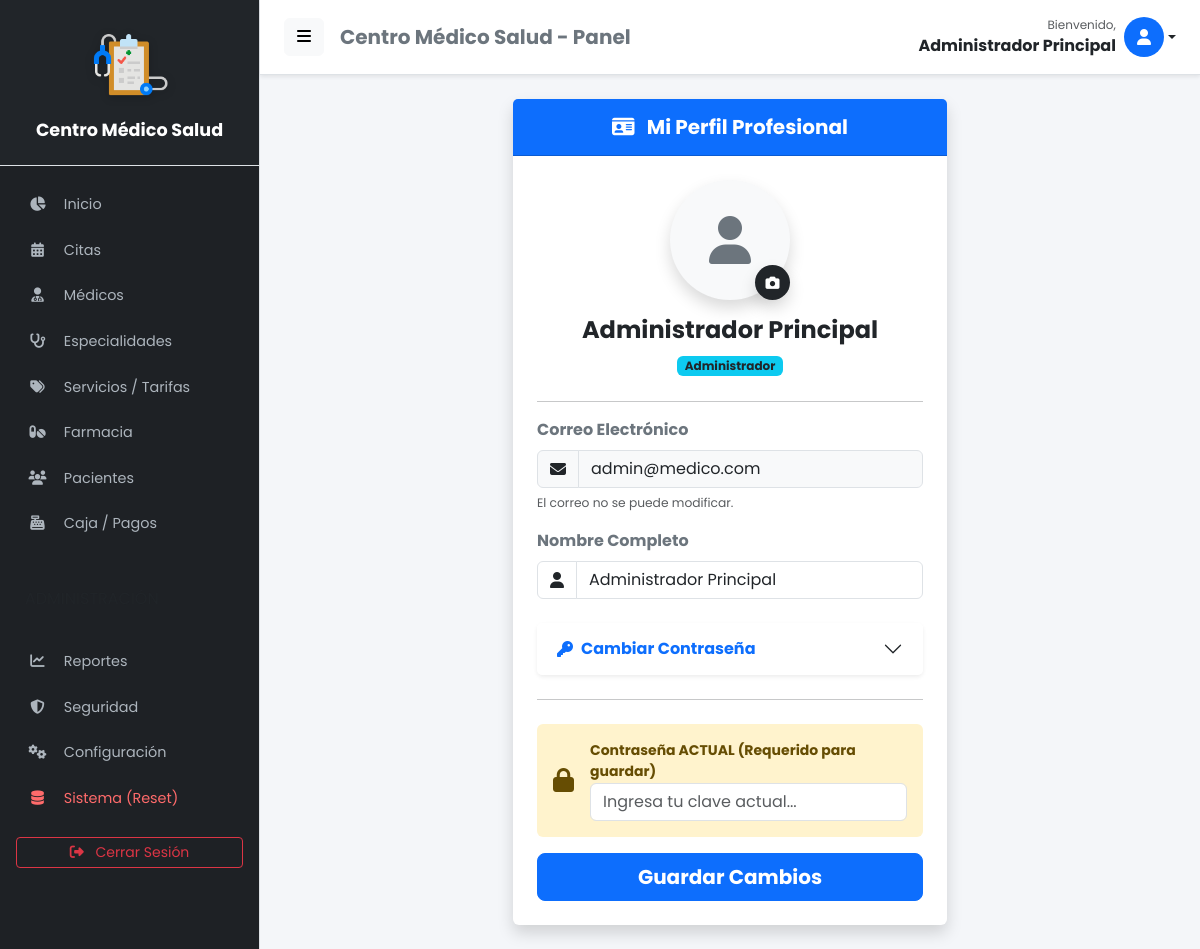
Screenshot of /perfil (signed in) with the database file from the repository.
### tables this page shows
CREATE TABLE IF NOT EXISTS `configuracion` (
  `id` int NOT NULL,
  `nombre_clinica` varchar(100) DEFAULT NULL,
  `direccion` varchar(255) DEFAULT NULL,
  `telefono` varchar(50) DEFAULT NULL,
  `email` varchar(100) DEFAULT NULL,
  `moneda` varchar(5) DEFAULT 'S/.',
  `logo` varchar(255) DEFAULT NULL,
  PRIMARY KEY (`id`)
);

CREATE TABLE IF NOT EXISTS `usuarios` (
  `id_usuario` int NOT NULL AUTO_INCREMENT,
  `nombre` varchar(100) NOT NULL,
  `documento_identidad` varchar(20) DEFAULT NULL,
  `email` varchar(100) NOT NULL,
  `telefono` varchar(20) DEFAULT NULL,
  `grupo_sanguineo` varchar(5) DEFAULT NULL,
  `alergias` text,
  `enfermedades_cronicas` text,
  `password` varchar(255) NOT NULL,
  `avatar` varchar(255) DEFAULT NULL,
  `id_rol` int DEFAULT NULL,
  `estado` tinyint(1) DEFAULT '1',
  `fecha_creacion` timestamp NULL DEFAULT CURRENT_TIMESTAMP,
  PRIMARY KEY (`id_usuario`),
  UNIQUE KEY `email` (`email`),
  KEY `id_rol` (`id_rol`),
  CONSTRAINT `usuarios_ibfk_1` FOREIGN KEY (`id_rol`) REFERENCES `roles` (`id_rol`)
);

CREATE TABLE IF NOT EXISTS `roles` (
  `id_rol` int NOT NULL AUTO_INCREMENT,
  `nombre` varchar(50) NOT NULL,
  PRIMARY KEY (`id_rol`)
);

### app/controllers/PerfilController.php (called while the page is built, shortened)
<?php
require_once APP_ROOT . '/models/Usuario.php';
class PerfilController {
    public function index() {
        $database = new Database();
        $db = $database->connect();
        $usuarioModel = new Usuario($db);
        $usuario = $usuarioModel->getById($_SESSION['user_id']);
        require_once APP_ROOT . '/views/admin/perfil.php';
    }
}

### app/models/Configuracion.php (called while the page is built, shortened)
<?php
class Configuracion {
    private $conn;
    private $table = 'configuracion';
    public function __construct($db) {
        $this->conn = $db;
    }
    public function obtener() {
        $query = "SELECT * FROM " . $this->table . " WHERE id = 1";
        $stmt = $this->conn->prepare($query);
        $stmt->execute();
        return $stmt->fetch(PDO::FETCH_ASSOC);
    }
}

### app/models/Usuario.php (called while the page is built, shortened)
<?php
class Usuario {
    private $conn;
    private $table = 'usuarios';
    public function __construct($db) {
        $this->conn = $db;
    }
    public function getById($id) {
        $query = 'SELECT u.id_usuario, u.nombre, u.email, u.password, u.avatar, r.nombre as rol_nombre
                  FROM ' . $this->table . ' u
                  JOIN roles r ON u.id_rol = r.id_rol
                  WHERE u.id_usuario = :id LIMIT 1';
        $stmt = $this->conn->prepare($query);
        $stmt->bindParam(':id', $id);
        $stmt->execute();
        return $stmt->fetch(PDO::FETCH_ASSOC);
    }
}

### app/views/admin/perfil.php (the view, shortened to what this page needs)
<?php require_once APP_ROOT . '/views/layouts/header.php'; ?>
<div class="row justify-content-center">
    <div class="col-md-8 col-lg-6">
        <div class="card shadow border-0">
            <div class="card-header bg-primary text-white py-3 text-center">
                <h5 class="mb-0 fw-bold"><i class="fas fa-id-card me-2"></i> Mi Perfil Profesional</h5>
            </div>
            <div class="card-body p-4">
                <form action="<?php echo BASE_URL; ?>/perfil/actualizar" method="POST" enctype="multipart/form-data">
                    <div class="text-center mb-4">
                        <div class="position-relative d-inline-block">
                            <?php if(!empty($usuario['avatar'])): ?>
                                <img src="<?php echo BASE_URL; ?>/uploads/<?php echo $usuario['avatar']; ?>" class="rounded-circle shadow border border-3 border-white" style="width: 120px; height: 120px; object-fit: cover;">
                            <?php else: ?>
                                <div class="bg-light rounded-circle shadow d-flex align-items-center justify-content-center text-secondary" style="width: 120px; height: 120px; font-size: 3rem;">
                                    <i class="fas fa-user"></i>
                                </div>
                            <?php endif; ?>
                            <label for="avatarInput" class="position-absolute bottom-0 end-0 bg-dark text-white rounded-circle p-2 shadow" style="cursor: pointer; width: 35px; height: 35px; display: flex; align-items: center; justify-content: center;">
                                <i class="fas fa-camera small"></i>
                            </label>
                        </div>
                        <h4 class="mt-3 fw-bold"><?php echo $usuario['nombre']; ?></h4>
                        <span class="badge bg-info text-dark"><?php echo $usuario['rol_nombre']; ?></span>
                    </div>
                    <hr>
                    <div class="mb-3">
                        <label class="form-label fw-bold text-secondary">Correo Electrónico</label>
                        <div class="input-group">
                            <span class="input-group-text bg-light"><i class="fas fa-envelope"></i></span>
                            <input type="text" class="form-control bg-light" value="<?php echo $usuario['email']; ?>" readonly>
                        </div>
                        <div class="form-text text-muted"><small>El correo no se puede modificar.</small></div>
                    </div>
                    <div class="mb-3">
                        <label class="form-label fw-bold text-secondary">Nombre Completo</label>
                        <div class="input-group">
                            <span class="input-group-text bg-white"><i class="fas fa-user"></i></span>
                            <input type="text" name="nombre" class="form-control" value="<?php echo $usuario['nombre']; ?>" required>
                        </div>
                    </div>
                    <div class="accordion mt-4" id="accordionPass">
                        <div class="accordion-item border-0 shadow-sm">
                            <h2 class="accordion-header">
                                <button class="accordion-button collapsed fw-bold text-primary" type="button" data-bs-toggle="collapse" data-bs-target="#collapsePass">
                                    <i class="fas fa-key me-2"></i> Cambiar Contraseña
                                </button>
                            </h2>
                        </div>
                    </div>
                    <hr class="my-4">
                    <div class="alert alert-warning border-0 d-flex align-items-center">
                        <i class="fas fa-lock me-3 fs-4"></i>
                        <div>
                            <label class="fw-bold small">Contraseña ACTUAL (Requerido para guardar)</label>
                            <input type="password" name="password_actual" class="form-control" required placeholder="Ingresa tu clave actual...">
                        </div>
                    </div>
                    <div class="d-grid">
                        <button type="submit" class="btn btn-primary btn-lg fw-bold">Guardar Cambios</button>
                    </div>
                </form>
            </div>
        </div>
    </div>
</div>
<?php require_once APP_ROOT . '/views/layouts/footer.php'; ?>

### app/views/layouts/header.php (shortened to what this page needs)
<?php
$rol = $_SESSION['user_role_id'] ?? 0;
$nombreUsuario = $_SESSION['user_name'] ?? 'Usuario';
$db_header = new Database();
$conn_header = $db_header->connect();
$configModel_header = new Configuracion($conn_header);
$empresa_header = $configModel_header->obtener();
$nombre_app = !empty($empresa_header['nombre_clinica']) ? $empresa_header['nombre_clinica'] : 'Centro Médico Salud';
$logo_app = !empty($empresa_header['logo']) ? $empresa_header['logo'] : null;
?>
<!DOCTYPE html>
<html lang="es">
<head>
    <link href="https://cdn.jsdelivr.net/npm/bootstrap@5.3.0/dist/css/bootstrap.min.css" rel="stylesheet">
    <link rel="stylesheet" href="https://cdnjs.cloudflare.com/ajax/libs/font-awesome/6.4.0/css/all.min.css">
    <link rel="stylesheet" href="https://cdn.datatables.net/1.13.4/css/dataTables.bootstrap5.min.css">
    <link rel="stylesheet" href="https://cdn.datatables.net/buttons/2.3.6/css/buttons.bootstrap5.min.css">
    <link href="https://cdn.jsdelivr.net/npm/select2@4.1.0-rc.0/dist/css/select2.min.css" rel="stylesheet" />
    <link rel="stylesheet" href="https://cdn.jsdelivr.net/npm/sweetalert2@11/dist/sweetalert2.min.css">
</head>
<body>
    <div class="d-flex" id="wrapper">
        <div class="border-end" id="sidebar-wrapper">
            <div class="sidebar-heading border-bottom bg-dark sidebar-logo-container">
                <?php if ($logo_app && file_exists(APP_ROOT . '/../public/uploads/' . $logo_app)): ?>
                    <img src="<?php echo BASE_URL; ?>/uploads/<?php echo htmlspecialchars($logo_app); ?>" alt="Logo"
                        class="sidebar-logo-img">
                <?php else: ?>
                    <div class="mb-2"><i class="fas fa-hospital-user fa-2x text-light"></i></div>
                <?php endif; ?>
                <div class="sidebar-title mt-2"><?php echo htmlspecialchars($nombre_app); ?></div>
            </div>
            <div class="list-group list-group-flush pt-3">
                <a href="<?php echo BASE_URL; ?>/home"
                    class="list-group-item list-group-item-action <?php echo strpos($_SERVER['REQUEST_URI'], '/home') !== false ? 'active' : ''; ?>">
                    <i class="fas fa-chart-pie"></i> Inicio
                </a>
                <a href="<?php echo BASE_URL; ?>/citas"
                    class="list-group-item list-group-item-action <?php echo strpos($_SERVER['REQUEST_URI'], '/citas') !== false ? 'active' : ''; ?>">
                    <i class="fas fa-calendar-alt"></i> Citas
                </a>
                <?php if ($rol == 1 || $rol == 4): ?>
                    <a href="<?php echo BASE_URL; ?>/medicos"
                        class="list-group-item list-group-item-action <?php echo strpos($_SERVER['REQUEST_URI'], '/medicos') !== false ? 'active' : ''; ?>">
                        <i class="fas fa-user-md"></i> Médicos
                    </a>
                    <a href="<?php echo BASE_URL; ?>/especialidades"
                        class="list-group-item list-group-item-action <?php echo strpos($_SERVER['REQUEST_URI'], '/especialidades') !== false ? 'active' : ''; ?>">
                        <i class="fas fa-stethoscope"></i> Especialidades
                    </a>
                    <a href="<?php echo BASE_URL; ?>/servicios"
                        class="list-group-item list-group-item-action <?php echo strpos($_SERVER['REQUEST_URI'], '/servicios') !== false ? 'active' : ''; ?>">
                        <i class="fas fa-tags"></i> Servicios / Tarifas
                    </a>
                    <a href="<?php echo BASE_URL; ?>/medicamentos"
                        class="list-group-item list-group-item-action <?php echo strpos($_SERVER['REQUEST_URI'], '/medicamentos') !== false ? 'active' : ''; ?>">
                        <i class="fas fa-pills"></i> Farmacia
                    </a>
                <?php endif; ?>
                <a href="<?php echo BASE_URL; ?>/pacientes"
                    class="list-group-item list-group-item-action <?php echo strpos($_SERVER['REQUEST_URI'], '/pacientes') !== false ? 'active' : ''; ?>">
                    <i class="fas fa-users"></i> Pacientes
                </a>
                <?php if ($rol == 1 || $rol == 4): ?>
                    <a href="<?php echo BASE_URL; ?>/caja"
                        class="list-group-item list-group-item-action <?php echo strpos($_SERVER['REQUEST_URI'], '/caja') !== false ? 'active' : ''; ?>">
                        <i class="fas fa-cash-register"></i> Caja / Pagos
                    </a>
                <?php endif; ?>
                <?php if ($rol == 1): ?>
                    <div class="sidebar-heading text-uppercase fs-6 text-muted mt-3 mb-1"
                        style="font-size: 0.75rem; padding-left: 25px; text-align: left;">Administración</div>
                    <a href="<?php echo BASE_URL; ?>/reportes"
                        class="list-group-item list-group-item-action <?php echo strpos($_SERVER['REQUEST_URI'], '/reportes') !== false ? 'active' : ''; ?>">
                        <i class="fas fa-chart-line"></i> Reportes
                    </a>
                    <a href="<?php echo BASE_URL; ?>/auditoria"
                        class="list-group-item list-group-item-action <?php echo strpos($_SERVER['REQUEST_URI'], '/auditoria') !== false ? 'active' : ''; ?>">
                        <i class="fas fa-shield-alt"></i> Seguridad
                    </a>
                    <a href="<?php echo BASE_URL; ?>/configuracion"
                        class="list-group-item list-group-item-action <?php echo strpos($_SERVER['REQUEST_URI'], '/configuracion') !== false ? 'active' : ''; ?>">
                        <i class="fas fa-cogs"></i> Configuración
                    </a>
                    <a href="<?php echo BASE_URL; ?>/sistema"
                        class="list-group-item list-group-item-action item-danger <?php echo strpos($_SERVER['REQUEST_URI'], '/sistema') !== false ? 'active' : ''; ?>">
                        <i class="fas fa-database"></i> Sistema (Reset)
                    </a>
                <?php endif; ?>
            </div>
            <div class="mt-auto p-3">
                <a href="<?php echo BASE_URL; ?>/auth/logout" class="btn btn-outline-danger w-100 btn-sm">
                    <i class="fas fa-sign-out-alt me-2"></i> Cerrar Sesión
                </a>
            </div>
        </div>
        <div id="page-content-wrapper">
            <nav class="navbar navbar-expand-lg navbar-light bg-white border-bottom py-3 px-4">
                <div class="d-flex align-items-center w-100">
                    <button class="btn btn-light" id="menu-toggle"><i class="fas fa-bars"></i></button>
                    <h5 class="ms-3 mb-0 text-secondary fw-bold d-none d-sm-block">
                        <?php echo htmlspecialchars($nombre_app); ?> - Panel</h5>
                    <div class="ms-auto dropdown">
                        <a href="#" class="d-flex align-items-center text-decoration-none dropdown-toggle text-dark"
                            id="dropdownUser1" data-bs-toggle="dropdown" aria-expanded="false">
                            <div class="text-end me-2 d-none d-lg-block">
                                <small class="text-muted d-block" style="font-size: 0.75rem;">Bienvenido,</small>
                                <span class="fw-bold"><?php echo $nombreUsuario; ?></span>
                            </div>
                            <div class="bg-primary text-white rounded-circle d-flex align-items-center justify-content-center"
                                style="width: 40px; height: 40px;">
                                <i class="fas fa-user"></i>
                            </div>
                        </a>
                    </div>
                </div>
            </nav>
            <div class="container-fluid px-4 py-4">

### app/views/layouts/header.php (style rules this page uses)
body { font-family: 'Poppins', sans-serif; background-color: #f4f6f9; overflow-x: hidden; }
#wrapper { display: flex; width: 100%; }
#sidebar-wrapper { min-height: 100vh; width: 260px; margin-left: 0; transition: margin 0.25s ease-out; background-color: #1e2125; }
#sidebar-wrapper .sidebar-heading { padding: 1.5rem 1.25rem; font-size: 1.1rem; color: #fff; text-align: center; }
#sidebar-wrapper .list-group { width: 260px; }
#page-content-wrapper { width: 100%; }
.list-group-item { border: none; padding: 12px 25px; font-size: 0.9rem; color: #adb5bd; background-color: transparent; transition: all 0.3s; }
.list-group-item i { width: 25px; text-align: center; margin-right: 10px; }
.navbar { box-shadow: 0 2px 4px rgba(0, 0, 0, .08); background: #fff; }
.item-danger { color: #ff6b6b !important; }
.sidebar-logo-container { display: flex; flex-direction: column; align-items: center; justify-content: center; padding: 1.5rem 1rem; min-height: 120px; }
.sidebar-logo-img { max-width: 90%; max-height: 80px; object-fit: contain; margin-bottom: 0.5rem; filter: drop-shadow(0 2px 4px rgba(0, 0, 0, 0.2)); transition: transform 0.3s ease; }
.sidebar-title { font-size: 1.1rem; font-weight: 700; color: #fff; text-align: center; line-height: 1.2; word-wrap: break-word; }

### rows the page displays
configuracion: logo (picture), nombre_clinica "Centro Médico Salud"
usuarios: nombre "Administrador Principal", id_rol.nombre "Administrador", email "admin@medico.com"

### other values shown
$nombreUsuario "Administrador Principal"
